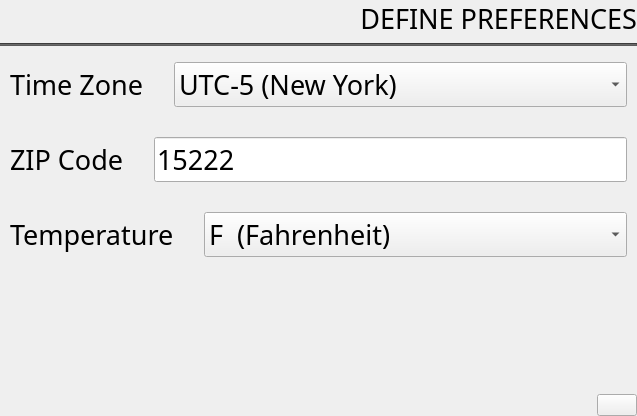
<?xml version="1.0" encoding="UTF-8"?>
<ui version="4.0">
 <class>PrefsSettings</class>
 <widget class="QWidget" name="PrefsSettings">
  <property name="geometry">
   <rect>
    <x>0</x>
    <y>0</y>
    <width>637</width>
    <height>416</height>
   </rect>
  </property>
  <property name="windowTitle">
   <string>Form</string>
  </property>
  <layout class="QVBoxLayout" name="verticalLayout_2">
   <property name="leftMargin">
    <number>0</number>
   </property>
   <property name="topMargin">
    <number>0</number>
   </property>
   <property name="rightMargin">
    <number>0</number>
   </property>
   <property name="bottomMargin">
    <number>0</number>
   </property>
   <item>
    <widget class="QLabel" name="prefsLabel">
     <property name="font">
      <font>
       <family>Sans Serif</family>
       <pointsize>20</pointsize>
      </font>
     </property>
     <property name="text">
      <string>DEFINE PREFERENCES</string>
     </property>
     <property name="alignment">
      <set>Qt::AlignRight|Qt::AlignTrailing|Qt::AlignVCenter</set>
     </property>
    </widget>
   </item>
   <item>
    <widget class="Line" name="prefsLine">
     <property name="styleSheet">
      <string notr="true">background-color: rgb(91, 91, 91);</string>
     </property>
     <property name="orientation">
      <enum>Qt::Horizontal</enum>
     </property>
    </widget>
   </item>
   <item>
    <layout class="QVBoxLayout" name="verticalLayout">
     <property name="spacing">
      <number>30</number>
     </property>
     <property name="leftMargin">
      <number>10</number>
     </property>
     <property name="topMargin">
      <number>10</number>
     </property>
     <property name="rightMargin">
      <number>10</number>
     </property>
     <property name="bottomMargin">
      <number>10</number>
     </property>
     <item>
      <layout class="QHBoxLayout" name="horizontalLayout" stretch="0,1">
       <property name="rightMargin">
        <number>0</number>
       </property>
       <property name="bottomMargin">
        <number>0</number>
       </property>
       <item>
        <widget class="QLabel" name="timeZoneLabel">
         <property name="font">
          <font>
           <family>Sans Serif</family>
           <pointsize>20</pointsize>
          </font>
         </property>
         <property name="text">
          <string>Time Zone</string>
         </property>
        </widget>
       </item>
       <item>
        <widget class="QComboBox" name="timeZone">
         <property name="font">
          <font>
           <family>Sans Serif</family>
           <pointsize>20</pointsize>
          </font>
         </property>
         <property name="iconSize">
          <size>
           <width>16</width>
           <height>16</height>
          </size>
         </property>
         <item>
          <property name="text">
           <string>UTC-5 (New York)</string>
          </property>
         </item>
         <item>
          <property name="text">
           <string>UTC-6 (Chicago)</string>
          </property>
         </item>
         <item>
          <property name="text">
           <string>UTC-7 (Denver)</string>
          </property>
         </item>
         <item>
          <property name="text">
           <string>UTC-8 (San Francisco)</string>
          </property>
         </item>
         <item>
          <property name="text">
           <string>UTC (London)</string>
          </property>
         </item>
         <item>
          <property name="text">
           <string>UTC+1 (Paris)</string>
          </property>
         </item>
         <item>
          <property name="text">
           <string>UTC+4 (Moscow)</string>
          </property>
         </item>
         <item>
          <property name="text">
           <string>UTC+8 (Hong Kong)</string>
          </property>
         </item>
         <item>
          <property name="text">
           <string>UTC+9 (Tokyo)</string>
          </property>
         </item>
        </widget>
       </item>
      </layout>
     </item>
     <item>
      <layout class="QHBoxLayout" name="horizontalLayout_3" stretch="0,1">
       <item>
        <widget class="QLabel" name="zipCodeLabel">
         <property name="font">
          <font>
           <family>Sans Serif</family>
           <pointsize>20</pointsize>
          </font>
         </property>
         <property name="text">
          <string>ZIP Code</string>
         </property>
        </widget>
       </item>
       <item>
        <widget class="QLineEdit" name="zipCode">
         <property name="font">
          <font>
           <family>Sans Serif</family>
           <pointsize>20</pointsize>
          </font>
         </property>
         <property name="text">
          <string>15222</string>
         </property>
        </widget>
       </item>
      </layout>
     </item>
     <item>
      <layout class="QHBoxLayout" name="horizontalLayout_4" stretch="0,1">
       <item>
        <widget class="QLabel" name="temperatureLabel">
         <property name="font">
          <font>
           <family>Sans Serif</family>
           <pointsize>20</pointsize>
          </font>
         </property>
         <property name="text">
          <string>Temperature</string>
         </property>
        </widget>
       </item>
       <item>
        <widget class="QComboBox" name="temperature">
         <property name="font">
          <font>
           <family>Sans Serif</family>
           <pointsize>20</pointsize>
          </font>
         </property>
         <item>
          <property name="text">
           <string>F  (Fahrenheit)</string>
          </property>
         </item>
         <item>
          <property name="text">
           <string>C  (Celsius)</string>
          </property>
         </item>
        </widget>
       </item>
      </layout>
     </item>
    </layout>
   </item>
   <item>
    <spacer name="prefsSpacer">
     <property name="orientation">
      <enum>Qt::Vertical</enum>
     </property>
     <property name="sizeType">
      <enum>QSizePolicy::MinimumExpanding</enum>
     </property>
     <property name="sizeHint" stdset="0">
      <size>
       <width>20</width>
       <height>73</height>
      </size>
     </property>
    </spacer>
   </item>
   <item>
    <layout class="QHBoxLayout" name="horizontalLayout_2">
     <property name="topMargin">
      <number>0</number>
     </property>
     <item>
      <spacer name="horizontalSpacer">
       <property name="orientation">
        <enum>Qt::Horizontal</enum>
       </property>
       <property name="sizeHint" stdset="0">
        <size>
         <width>40</width>
         <height>20</height>
        </size>
       </property>
      </spacer>
     </item>
     <item>
      <widget class="QPushButton" name="pushButtonSave">
       <property name="maximumSize">
        <size>
         <width>109</width>
         <height>42</height>
        </size>
       </property>
       <property name="focusPolicy">
        <enum>Qt::NoFocus</enum>
       </property>
       <property name="text">
        <string/>
       </property>
       <property name="iconSize">
        <size>
         <width>109</width>
         <height>42</height>
        </size>
       </property>
      </widget>
     </item>
    </layout>
   </item>
  </layout>
 </widget>
 <resources/>
 <connections/>
</ui>
